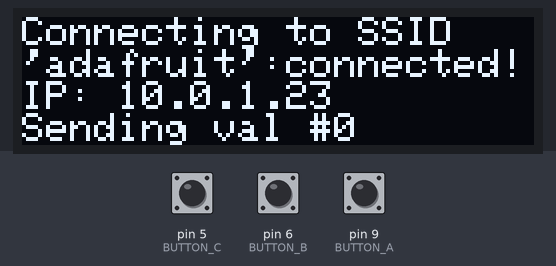
Simulated run of this sketch. Board: Arduino Uno, built with avr-gcc and run on an emulated ATmega328P. Shown: 128×32 one-colour display. The test bench sets the inputs (shaded band); at power-on: pin 6 (BUTTON_B) HIGH, pin 5 (BUTTON_C) HIGH, pin 9 (BUTTON_A) HIGH. The display library's start-up logo is not drawn; what the sketch prints to the serial monitor is not drawn.

Above: at 2.2 s.
2.3 s: pin 6 (BUTTON_B) pulled LOW for 1 s
At 4.4 s:
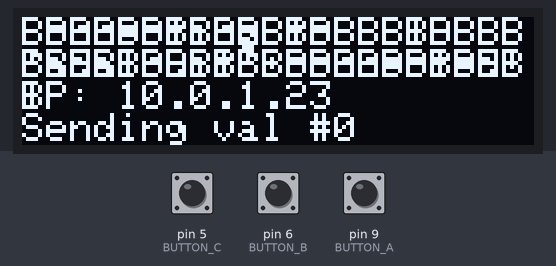
4.8 s: pin 5 (BUTTON_C) pulled LOW for 0.15 s
At 5.6 s:
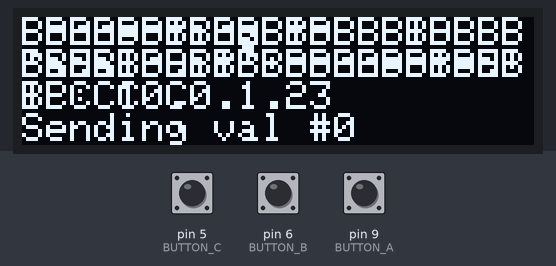
6.4 s: pin 6 (BUTTON_B) pulled LOW for 0.15 s
At 7.2 s:
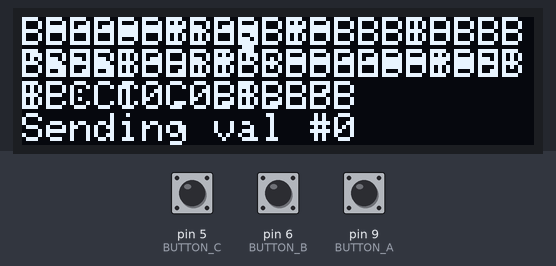
8.0 s: pin 9 (BUTTON_A) pulled LOW for 1 s
At 10.0 s:
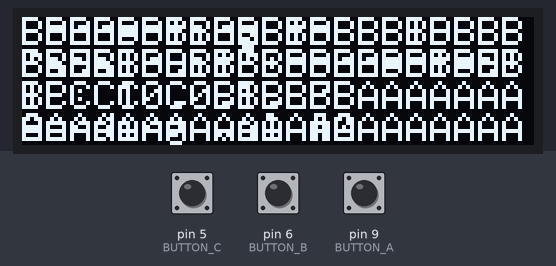
Timing chart, 0 to 11.5 s (numbered marks = the images above; inputs shaded):
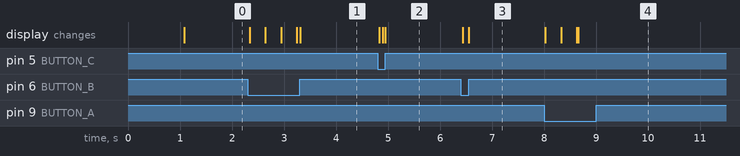

Measured:
- after the input at 2.3 s, the display: first changes at once (image 1 shows a later state)
- after the input at 4.8 s, the display: first changes at once (image 2 shows a later state)
- after the input at 6.4 s, the display: first changes at once (image 3 shows a later state)
- after the input at 8.0 s, the display: first changes at once (image 4 shows a later state)

The sketch:

OLED_featherwing.ino
```cpp
#include <Adafruit_SSD1306.h>
#include <splash.h>

#include <Adafruit_GFX.h>
#include <Adafruit_SPITFT.h>
#include <Adafruit_SPITFT_Macros.h>
#include <gfxfont.h>

#include <SPI.h>
#include <Wire.h>

Adafruit_SSD1306 display = Adafruit_SSD1306(128, 32, &Wire);

// OLED FeatherWing buttons map to different pins depending on board:
// 32u4, M0, M4, nrf52840 and 328p
#define BUTTON_A  9
#define BUTTON_B  6
#define BUTTON_C  5

void setup() {
  Serial.begin(9600);

  Serial.println("OLED FeatherWing test");
  // SSD1306_SWITCHCAPVCC = generate display voltage from 3.3V internally
  display.begin(SSD1306_SWITCHCAPVCC, 0x3C); // Address 0x3C for 128x32

  Serial.println("OLED begun");

  // Show image buffer on the display hardware.
  // Since the buffer is intialized with an Adafruit splashscreen
  // internally, this will display the splashscreen.
  display.display();
  delay(1000);

  // Clear the buffer.
  display.clearDisplay();
  display.display();

  Serial.println("IO test");

  pinMode(BUTTON_A, INPUT_PULLUP);
  pinMode(BUTTON_B, INPUT_PULLUP);
  pinMode(BUTTON_C, INPUT_PULLUP);

  // text display tests
  display.setTextSize(1);
  display.setTextColor(WHITE);
  display.setCursor(0,0);
  display.print("Connecting to SSID\n'adafruit':");
  display.print("connected!");
  display.println("IP: 10.0.1.23");
  display.println("Sending val #0");
  display.setCursor(0,0);
  display.display(); // actually display all of the above
}

void loop() {
  if(!digitalRead(BUTTON_A)) display.print("A");
  if(!digitalRead(BUTTON_B)) display.print("B");
  if(!digitalRead(BUTTON_C)) display.print("C");
  delay(10);
  yield();
  display.display();
}
```
